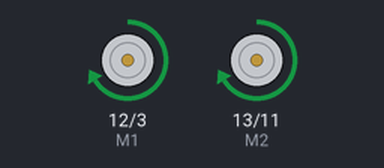
The sketch below on a simulated Arduino Uno, built with avr-gcc and run on an emulated ATmega328P. On the bench: direction and speed pins drawn as motors (green arrow = direction pin HIGH = forward, orange = LOW = backward, longer = more drive).

Above: at 4.0 s.
At 12.0 s:
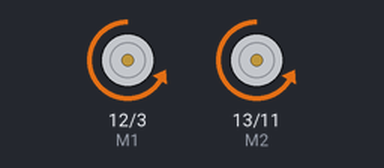
Timing chart, 0 to 20.8 s (numbered marks = the images above):
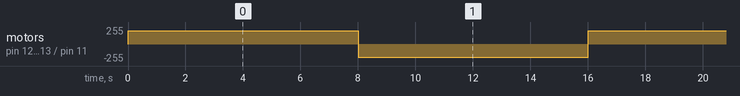

The sketch:

Source_Code.ino
```cpp
int E1 = 3;
int M1 = 12;
int E2 =11;
int M2 = 13;

void setup()
{
    pinMode(M1, OUTPUT);
    pinMode(M2, OUTPUT);
}

void loop()
{
    digitalWrite(M1,HIGH);
    digitalWrite(M2, HIGH);
    analogWrite(E1, 200);   // PWM regulate speed
    analogWrite(E2, 200);   // PWM regulate speed
    delay(8000);
    digitalWrite(M1,LOW);
    digitalWrite(M2, LOW);
    analogWrite(E1, 200);   //PWM regulate speed
    analogWrite(E2, 200);   //PWM regulate speed
    delay(8000);
}
```

Measured:
- by itself, motor on pin 12 (M1) / pin 3 (E1), motor on pin 13 (M2) / pin 11 (E2): alternates forward 200/255 for 8.0 s and backward 200/255 for 8.0 s
